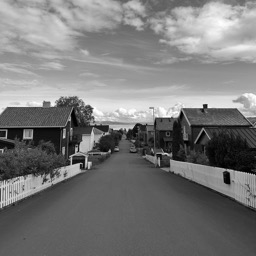
%> input picture Week7/image_gs.png, 256 x 256 px
$ octave main2.m   (GNU Octave 9; MATLAB toolbox functions it lacks are replaced by stand-ins)
%> lines starting %> are read from the running program, lines starting %| are printed output that depends on the picture; long printed decimals are rounded
### Week7/convertToGrayscale.m
function grayImage = convertToGrayscale(imagePath)
%> called with imagePath = 'image_gs.png'
    % convertToGrayscale - Converts an image to grayscale.
    %
    % Syntax: grayImage = convertToGrayscale(imagePath)
    %
    % Inputs:
    %    imagePath - String. Path to the image file.
    %
    % Outputs:
    %    grayImage - Matrix. Grayscale image.

    % Read the image from the given path
    originalImage = imread(imagePath);
%> originalImage is the input picture: size 256x256x3 uint8; min 0, max 255, mean 120.7

    % Check if the image is in color (3 channels)
    if size(originalImage, 3) == 3
        % Convert to grayscale
        grayImage = rgb2gray(originalImage);
    else
        % The image is already grayscale
        grayImage = originalImage;
    end
end

### Week7/haarTransform.m
function transformedMatrix = haarTransform(inputMatrix, scalingFactor)
%> called with scalingFactor = 2
    % haarTransform - Applies the Haar wavelet transform to an input matrix.
    %
    % Syntax: transformedMatrix = haarTransform(inputMatrix)
    %
    % Inputs:
    %    inputMatrix - Matrix. The input image or signal matrix.
    %
    % Outputs:
    %    transformedMatrix - Matrix. The transformed matrix after applying Haar wavelet.

    matrixSize = length(inputMatrix);
%> matrixSize = 256
    transformedMatrix = inputMatrix;

    % Apply the Haar transform iteratively
    % The process stops when the transformable area reaches 16x16. For an initial size of 256x256,
    % this performs the transform across log2(256/16) = log2(16) = 4 levels.
    while matrixSize > 16
        % Apply row and column Haar transforms
        transformedRows = haarRowTransform(transformedMatrix(1:matrixSize, 1:matrixSize), scalingFactor);
        transformedCols = haarColTransform(transformedRows, scalingFactor);

        % Update the matrix with the transformed data
        transformedMatrix(1:matrixSize, 1:matrixSize) = transformedCols;

        % Halve the matrix size for the next iteration
        matrixSize = matrixSize / 2;
    end
%> this loop made 4 passes
%> pass 1, in haarTransform, `transformedRows = haarRowTransform(transformedMatrix(1:matrixSize, 1:m..`:
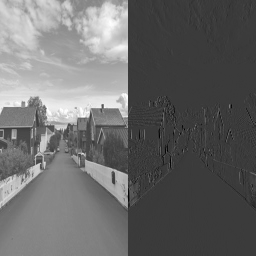
%> transformedRows: size 256x256 double; min -0.3, max 0.994, mean 0.237; drawn with min black and max white
%> pass 1, in haarTransform, `transformedCols = haarColTransform(transformedRows, scalingFactor);`:
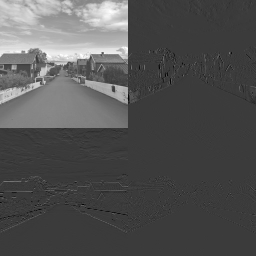
%> transformedCols: size 256x256 double; min -0.302, max 0.993, mean 0.119; drawn with min black and max white
%> after the loop:
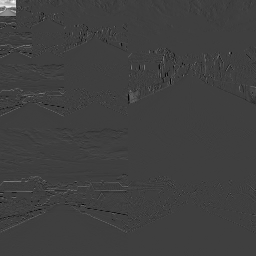
%> transformedMatrix: size 256x256 double; min -0.302, max 0.916, mean 0.00213; drawn with min black and max white
end

### Week7/haarRowTransform.m
function transformedRows = haarRowTransform(imageRows, scalingFactor)
    % haarRowTransform - Apply the Haar wavelet transform to each row.
    %
    % Syntax: transformedRows = haarRowTransform(imageRows)
    %
    % Inputs:
    %    imageRows - Matrix of image rows.
    %
    % Outputs:
    %    transformedRows - Matrix of transformed rows.

    numRows = length(imageRows);
    for rowIndex = 1:numRows
        colIndex = 1;
        for elementIndex = 1:2:(numRows - 1)
            % Calculate Low (L) component: Average and divide by 2
            transformedRows(rowIndex, colIndex) = (imageRows(rowIndex, elementIndex) + imageRows(rowIndex, elementIndex + 1)) / scalingFactor;

            % Calculate High (H) component: Subtract and divide by 2
            transformedRows(rowIndex, colIndex + numRows / 2) = (imageRows(rowIndex, elementIndex) - imageRows(rowIndex, elementIndex + 1)) / scalingFactor;

            colIndex = colIndex + 1;
        end
    end
end

### Week7/haarColTransform.m
function transformedCols = haarColTransform(imageCols, scalingFactor)
    % haarColTransform - Apply the Haar wavelet transform to each column.
    %
    % Syntax: transformedCols = haarColTransform(imageCols)
    %
    % Inputs:
    %    imageCols - Matrix of image columns.
    %
    % Outputs:
    %    transformedCols - Matrix of transformed columns.

    numCols = length(imageCols);
    for colIndex = 1:numCols
        rowIndex = 1;
        for elementIndex = 1:2:(numCols - 1)
            % Calculate Low (L) component: Average and divide by 2
            transformedCols(rowIndex, colIndex) = (imageCols(elementIndex, colIndex) + imageCols(elementIndex + 1, colIndex)) / scalingFactor;

            % Calculate High (H) component: Subtract and divide by 2
            transformedCols(rowIndex + numCols / 2, colIndex) = (imageCols(elementIndex, colIndex) - imageCols(elementIndex + 1, colIndex)) / scalingFactor;

            rowIndex = rowIndex + 1;
        end
    end
end

### Week7/inverseHaarTransform.m
function reconstructedMatrix = inverseHaarTransform(transformedMatrix, scalingFactor)
%> called with scalingFactor = 2
    % inverseHaarTransform - Applies the inverse Haar wavelet transform to a matrix.
    %
    % Syntax: reconstructedMatrix = inverseHaarTransform(transformedMatrix)
    %
    % Inputs:
    %    transformedMatrix - Matrix. The matrix after applying the Haar wavelet transform.
    %
    % Outputs:
    %    reconstructedMatrix - Matrix. The reconstructed matrix, approximating the original.

    totalSize = length(transformedMatrix);
%> totalSize = 256
    currentSize = 32;

    reconstructedMatrix = transformedMatrix;

    % Apply the inverse Haar transform iteratively
    while currentSize <= totalSize
        % Apply inverse column and row Haar transforms
        inverseTransformedCols = inverseHaarColTransform(reconstructedMatrix(1:currentSize, 1:currentSize), scalingFactor);
        inverseTransformedRows = inverseHaarRowTransform(inverseTransformedCols, scalingFactor);

        % Update the matrix with the inversely transformed data
        reconstructedMatrix(1:currentSize, 1:currentSize) = inverseTransformedRows;

        % Double the matrix size for the next iteration
        currentSize = currentSize * 2;
    end
%> this loop made 4 passes
%> pass 2, in inverseHaarTransform, `inverseTransformedCols = inverseHaarColTransform(reconstructedMatrix(1..`:
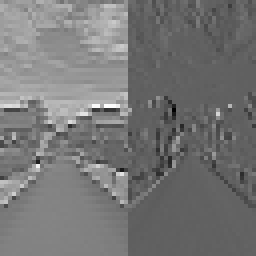
%> inverseTransformedCols: size 64x64 double (shown 4 times larger); min -0.135, max 0.219, mean 0.0293; drawn with min black and max white
%> pass 2, in inverseHaarTransform, `inverseTransformedRows = inverseHaarRowTransform(inverseTransformedCol..`:
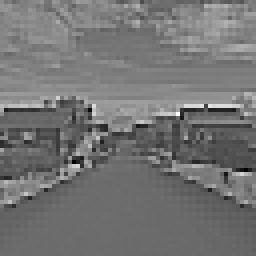
%> inverseTransformedRows: size 64x64 double (shown 4 times larger); min -0.0574, max 0.133, mean 0.0296; drawn with min black and max white
%> after the loop:
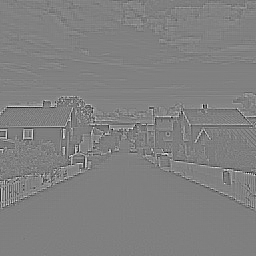
%> reconstructedMatrix: size 256x256 double; min -0.105, max 0.107, mean 0.00185; drawn with min black and max white
end

### Week7/inverseHaarColTransform.m
function originalCols = inverseHaarColTransform(transformedCols, scalingFactor)
    % inverseHaarColTransform - Apply the inverse Haar wavelet transform to each column.
    %
    % Syntax: originalCols = inverseHaarColTransform(transformedCols)
    %
    % Inputs:
    %    transformedCols - Matrix of transformed columns.
    %
    % Outputs:
    %    originalCols - Matrix of original columns before Haar transform.

    numCols = length(transformedCols);
    for colIndex = 1:numCols
        rowIndex = 1;
        for elementIndex = 1:(numCols / 2)
            % Reconstruct Low (L) component
            originalCols(rowIndex, colIndex) = (transformedCols(elementIndex, colIndex) + transformedCols(elementIndex + numCols / 2, colIndex)) / scalingFactor;

            % Reconstruct High (H) component
            originalCols(rowIndex + 1, colIndex) = (transformedCols(elementIndex, colIndex) - transformedCols(elementIndex + numCols / 2, colIndex)) / scalingFactor;

            rowIndex = rowIndex + 2;
        end
    end
end

### Week7/inverseHaarRowTransform.m
function originalRows = inverseHaarRowTransform(transformedRows, scalingFactor)
    % inverseHaarRowTransform - Apply the inverse Haar wavelet transform to each row.
    %
    % Syntax: originalRows = inverseHaarRowTransform(transformedRows)
    %
    % Inputs:
    %    transformedRows - Matrix of transformed rows.
    %
    % Outputs:
    %    originalRows - Matrix of original rows before Haar transform.

    numRows = length(transformedRows);
    for rowIndex = 1:numRows
        colIndex = 1;
        for elementIndex = 1:(numRows / 2)
            % Reconstruct Low (L) component
            originalRows(rowIndex, colIndex) = (transformedRows(rowIndex, elementIndex) + transformedRows(rowIndex, elementIndex + numRows / 2)) / scalingFactor;

            % Reconstruct High (H) component
            originalRows(rowIndex, colIndex + 1) = (transformedRows(rowIndex, elementIndex) - transformedRows(rowIndex, elementIndex + numRows / 2)) / scalingFactor;

            colIndex = colIndex + 2;
        end
    end
end

### Week7/main2.m
% HAAR TRANSFORM

% Path to the image file
imagePath = 'image_gs.png';
scalingFactor = 2;
% scalingFactor = sqrt(2);

% Call the convertToGrayscale function
grayImage = convertToGrayscale(imagePath);
grayImage = im2double(grayImage); % Convert image to double

% Initialize a new figure for displaying images
figure;

% Display the original grayscale image
subplot(2, 2, 1); % 2 rows, 2 columns, position 1
imagesc(grayImage);
title('Original Image');
colormap(gray); % Apply grayscale color map

%------------------------Haar Transform----------------------
haarImage = haarTransform(grayImage, scalingFactor);
subplot(2, 2, 2); % 2 rows, 2 columns, position 2
imagesc(haarImage);
title('Haar Transform');
colormap(gray); % Apply grayscale color map

%------------------------Inverse Haar Transform----------------------
decompImage = inverseHaarTransform(haarImage, scalingFactor);
subplot(2, 2, 3); % 2 rows, 2 columns, position 3
imagesc(decompImage);
title('Inverse Haar Transform');
colormap(gray); % Apply grayscale color map

% Calculate performance parameters
MSE = immse(grayImage, decompImage);
%> MSE = 0.269
RMSE = sqrt(MSE);
%> RMSE = 0.518
PSNR = 10 * log10(256 * 256 / MSE);
%> PSNR = 53.87

fprintf('\n The Mean-Squared Error (MSE) is %f\n', MSE);
%|  The Mean-Squared Error (MSE) is 0.2687
fprintf('\n The Root Mean-Squared Error (RMSE) is %f\n', RMSE);
%|  The Root Mean-Squared Error (RMSE) is 0.5183
fprintf('\n The Peak Signal-to-Noise Ratio (PSNR) is %f dB\n', PSNR);
%|  The Peak Signal-to-Noise Ratio (PSNR) is 53.873 dB

% Plot MSE, RMSE, and PSNR in a single bar chart
subplot(2, 2, 4); % 2 rows, 2 columns, position 4
bar([MSE, RMSE, PSNR]);
set(gca, 'XTickLabel', {'MSE', 'RMSE', 'PSNR'}, 'XTick', 1:3);
ylabel('Error Values');
title('Error Metrics');

% Adjust layout to prevent label overlap
set(gcf, 'Position', get(0, 'Screensize')); % Maximize figure to fullscreen for readability
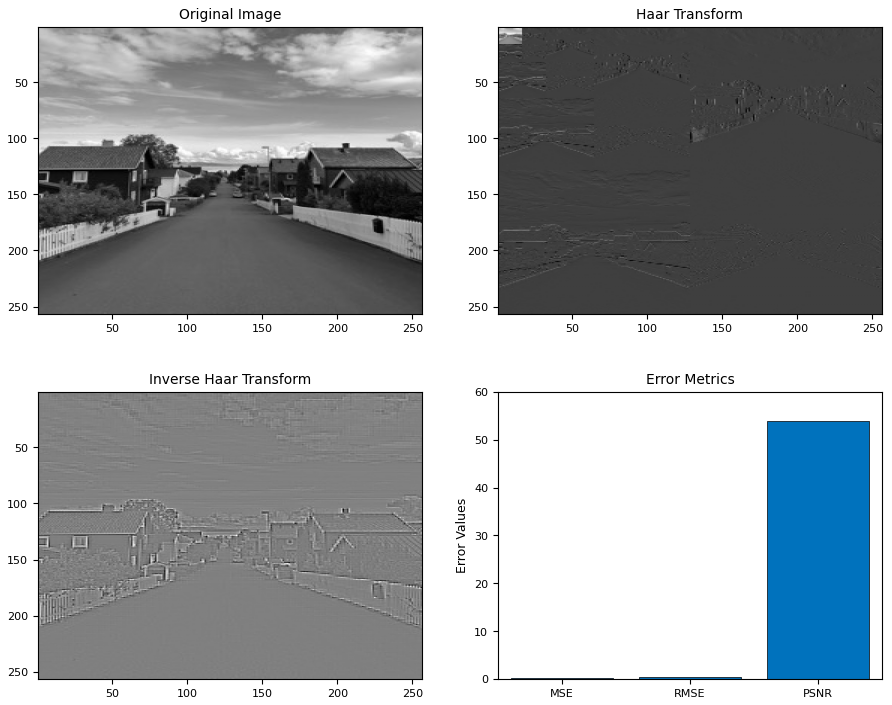
%> figure redrawn from the program's plot data, 4 panels
